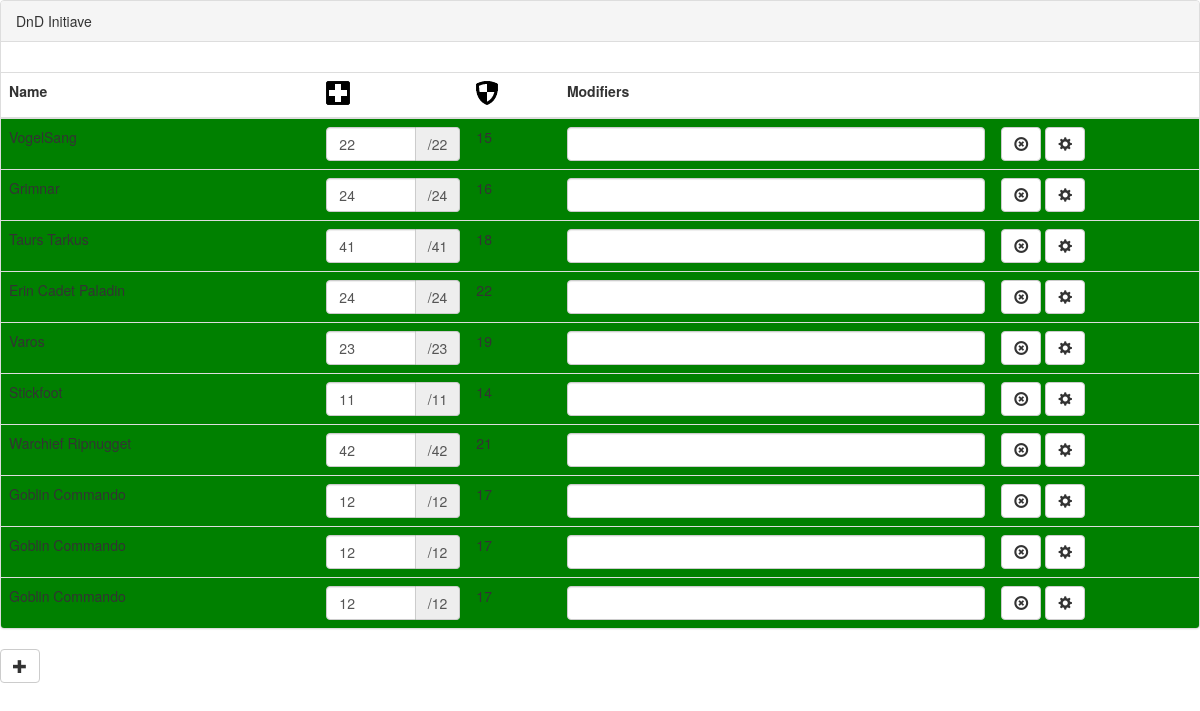
/, run on an earlier commit of the app's database.
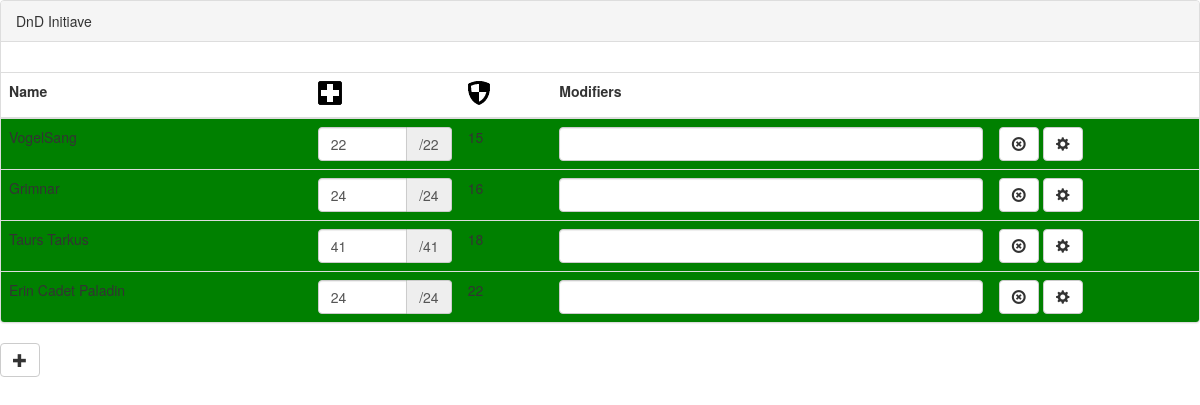
And on a later commit of the database.
### API/models.py (models this page shows)
class Chars(models.Model):
    name = models.CharField(max_length=200)
    image = models.CharField(max_length=200)
    hp = models.IntegerField()
    ac = models.IntegerField()
    type = models.CharField(max_length=200)

### Display/views.py (the view)
# urls.py: url(r'^$', 'Display.views.initiative', name='home'),
def initiative(request):
    chars = models.Chars.objects.all()
    context = {'chars': chars}
    return render(request, 'initiative.html', context)

### templates/initiative.html (shortened to what this page needs)
{% load static %}
<!DOCTYPE html>
<html>
<head>
    <link rel="stylesheet" href="{% static 'bootstrap-3.2.0-dist/css/bootstrap.css' %}" >
    <link rel="stylesheet" href="{% static 'css/main_style.css' %}" >
    <link href="{% static 'bootstrap-glyphicons-master/css/bootstrap.icon-large.min.css' %}" rel="stylesheet">
</head>
<body>
    <div class="panel panel-default">
    <div class="panel-heading">DnD Initiave</div>
    <div class="panel-body">
    </div>
        <table class="table" id="initiative">
            <tr><th>Name</th><th></th><th><i class="icon-large icon-hospital"></i></th><th><i class="icon-large icon-shield"></i></th><th>Modifiers</th></tr>
            <tbody id="sortable">
                {% for char in chars %}
                    <tr id={{ char.id }} style="background-color:green">
                        <td>{{ char.name }}</td>
                        <td><img style="max-height: 40px;" src='{{ char.image }}' alt=""></td>
                        <td style='width:150px'>
                            <div class="input-group">
                                <input type="text" class="form-control hp" value = {{ char.hp }} data-hp= {{ char.hp }}>
                                <span class="input-group-addon">/{{ char.hp }}</span>
                            </div>
                        </td>
                        <td>{{ char.ac }}</td>
                        <td><input type="text" class="form-control"></td>
                        <td>
                            <button type="button" class="btn btn-default delete" title="Delete This Person">
                                <span class="glyphicon glyphicon-remove-circle"></span>
                            </button>
                            <button type="button" class="btn btn-default edit" title="Edit This Person">
                                <span class="glyphicon glyphicon-cog"></span>
                            </button>
                        </td>
                    </tr>
                {% endfor %}
            </tbody>
        </table>
    </div>
    <div>
        <button type="button" class="btn btn-default" id="add-new">
            <span class="glyphicon glyphicon-plus"></span>
        </button>
    </div>
</body>
</html>

What changed in the data, as far as the page shows it:
removed Chars: name "Varos", hp "23", ac "19"
removed Chars: name "Stickfoot", hp "11", ac "14"
removed Chars: name "Warchief Ripnugget", hp "42", ac "21"
removed Chars: name "Goblin Commando", hp "12", ac "17"
removed Chars: name "Goblin Commando", hp "12", ac "17"
removed Chars: name "Goblin Commando", hp "12", ac "17"
